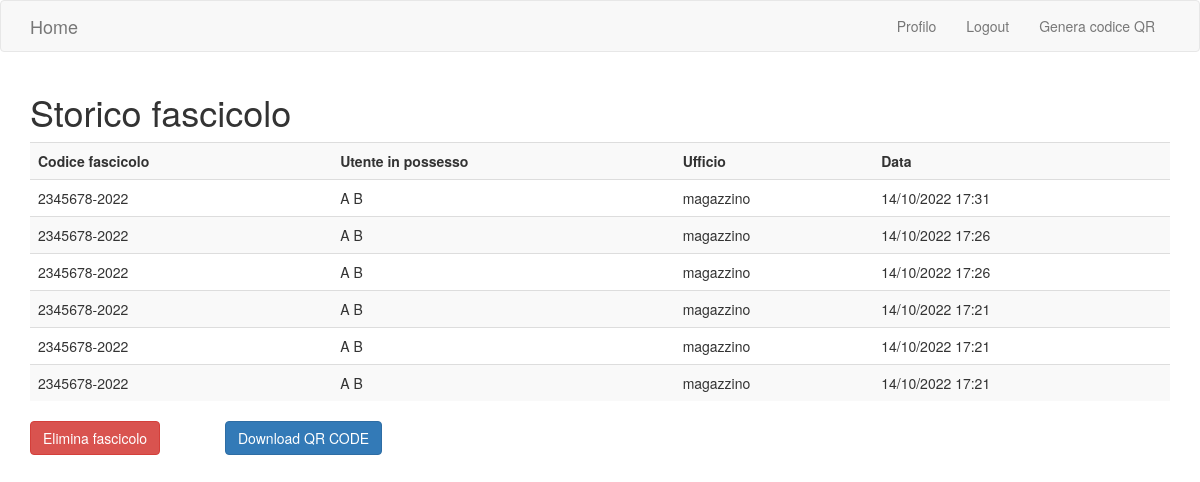
The app's page /fascicoli/2345678-2022 (signed in) with its own data.
### app/models.py (models this page shows, shortened)
class Files(db.Model):
    id = db.Column(db.Integer, primary_key=True)
    code = db.Column(db.String(32), index=True)
    created = db.Column(db.DateTime, index=True)
    user_id = db.Column(db.Integer, nullable=False)

class User(UserMixin, db.Model):
    id = db.Column(db.Integer, primary_key=True)
    nome = db.Column(db.String(32), index=True)
    cognome = db.Column(db.String(32), index=True)
    email = db.Column(db.String(64), index=True, unique=True)
    password = db.Column(db.String(128))
    ufficio = db.Column(db.String(32), index=True)

### app/fascicoli.py (the view)
@bp.route('/<code>', methods=('GET', 'POST'))
@login_required
def file_details(code):
    files = Files.query.filter_by(code=code).join(User, User.id == Files.user_id).add_columns(User.nome, User.cognome, User.ufficio, Files.code, Files.created).order_by(Files.created.desc()).all()
    return render_template('qr_generation/file_details.html', title=current_app.config["LABELS"]["storico_fascicolo"], files=files, code=code)

### app/models.py (called while the page is built)
@login.user_loader
def load_user(id):
    return User.query.get(int(id))

### app/templates/qr_generation/file_details.html
{% extends "base.html" %}
{% block app_content %}
    <h1>{{ config.LABELS.storico_fascicolo }}</h1>
    <table id="data" class="table table-striped">
        <tr>
          <th>Codice fascicolo</th>
          <th>Utente in possesso</th>
          <th>Ufficio</th>
          <th>Data</th>
        </tr>
        {% for fascicolo in files %}
        <tr>
          <td>{{ fascicolo.code }}</td>
          <td>{{ fascicolo.nome + " " + fascicolo.cognome }}</td>
          <td>{{ fascicolo.ufficio }}</td>
          <td>{{ fascicolo.created.strftime(' %d/%m/%Y %H:%M ') }}</td>
        </tr>
        {% endfor %}
    </table>
    <div class="row">
      <div class="col-sm-2">
        <a class="btn btn-danger btn-md" href="{{ url_for('fascicoli.file_delete', code=code) }}">{{ config.LABELS.elimina_fascicolo }}</a><br />
      </div>
      <div class="col-sm-2">
        <a class="btn btn-primary btn-md" href="{{ url_for('fascicoli.download', code=code) }}">Download QR CODE</a>
      </div>
    </div>
{% endblock %}

### app/templates/base.html (shortened to what this page needs)
{% extends 'bootstrap/base.html' %}
{% block navbar %}
    <nav class="navbar navbar-default">
        <div class="container">
            <div class="navbar-header">
                <a class="navbar-brand" href="{{ url_for('index') }}">Home</a>
            </div>
            <div class="collapse navbar-collapse" id="navbar">
                <ul class="nav navbar-nav navbar-right">
                    {% if current_user.is_anonymous %}
                        <li><a href="{{ url_for('auth.login') }}">{{ config.LABELS.login }}</a></li>
                    {% else %}
                        <li><a href="{{ url_for('user.user', id=current_user.id) }}">{{ config.LABELS.profilo }}</a></li>
                        <li><a href="{{ url_for('auth.logout') }}">{{ config.LABELS.logout }}</a></li>
                        <li><a href="{{ url_for('fascicoli.generation') }}">{{ config.LABELS.genera }}</a></li>
                    {% endif %}
                </ul>
            </div>
        </div>
    </nav>
{% endblock %}
{% block content %}
    <div class="container">
        {% block app_content %}{% endblock %}
    </div>
{% endblock %}

### records on screen
Files: code "2345678-2022", nome "A B", ufficio "magazzino", created "14/10/2022 17:31"
Files: code "2345678-2022", nome "A B", ufficio "magazzino", created "14/10/2022 17:26"
Files: code "2345678-2022", nome "A B", ufficio "magazzino", created "14/10/2022 17:26"
Files: code "2345678-2022", nome "A B", ufficio "magazzino", created "14/10/2022 17:21"
Files: code "2345678-2022", nome "A B", ufficio "magazzino", created "14/10/2022 17:21"
Files: code "2345678-2022", nome "A B", ufficio "magazzino", created "14/10/2022 17:21"

### other values on screen
{{ config.LABELS.profilo }} "Profilo"
{{ config.LABELS.logout }} "Logout"
{{ config.LABELS.genera }} "Genera codice QR"
{{ config.LABELS.storico_fascicolo }} "Storico fascicolo"
{{ config.LABELS.elimina_fascicolo }} "Elimina fascicolo"
